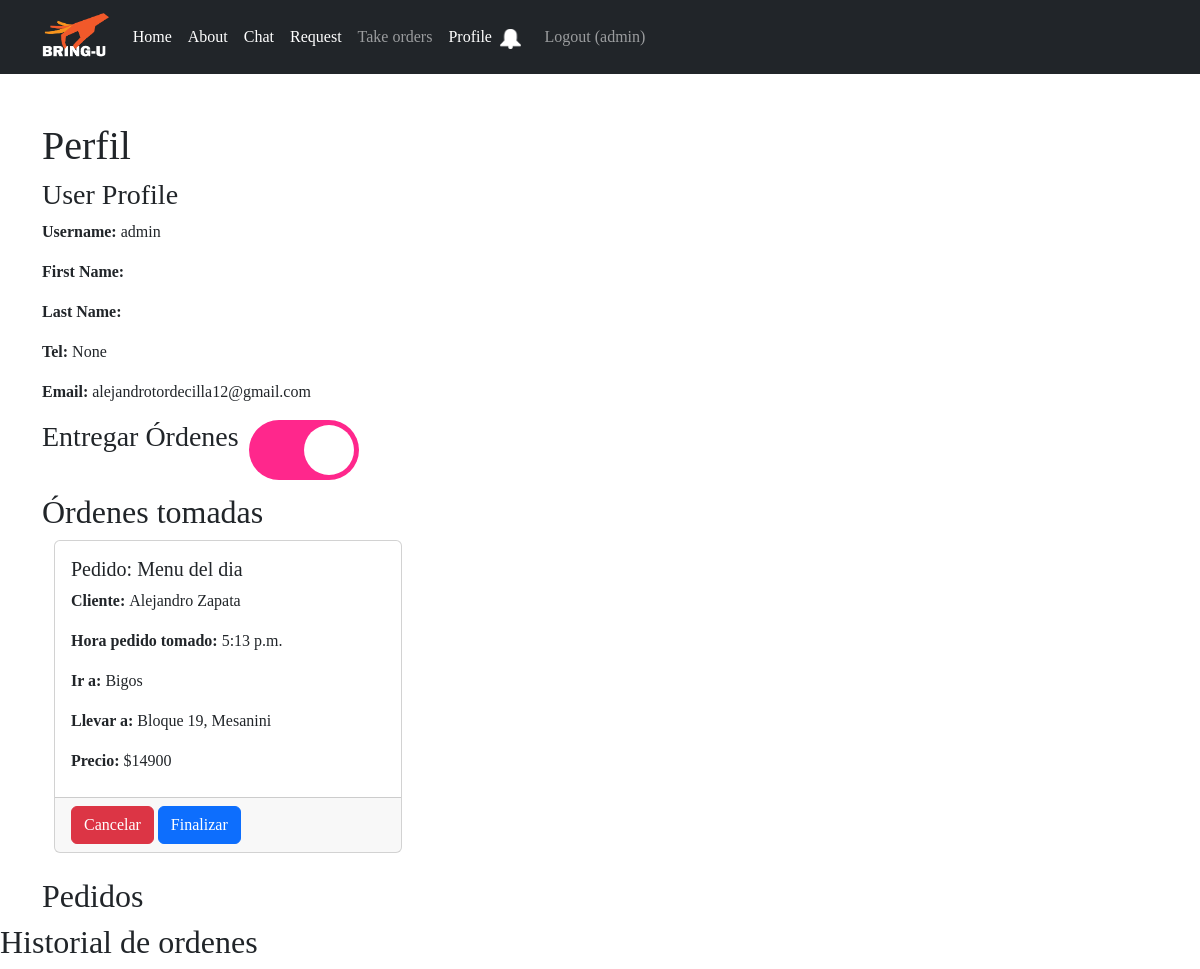
Page /profile (signed in) on the earlier database version.
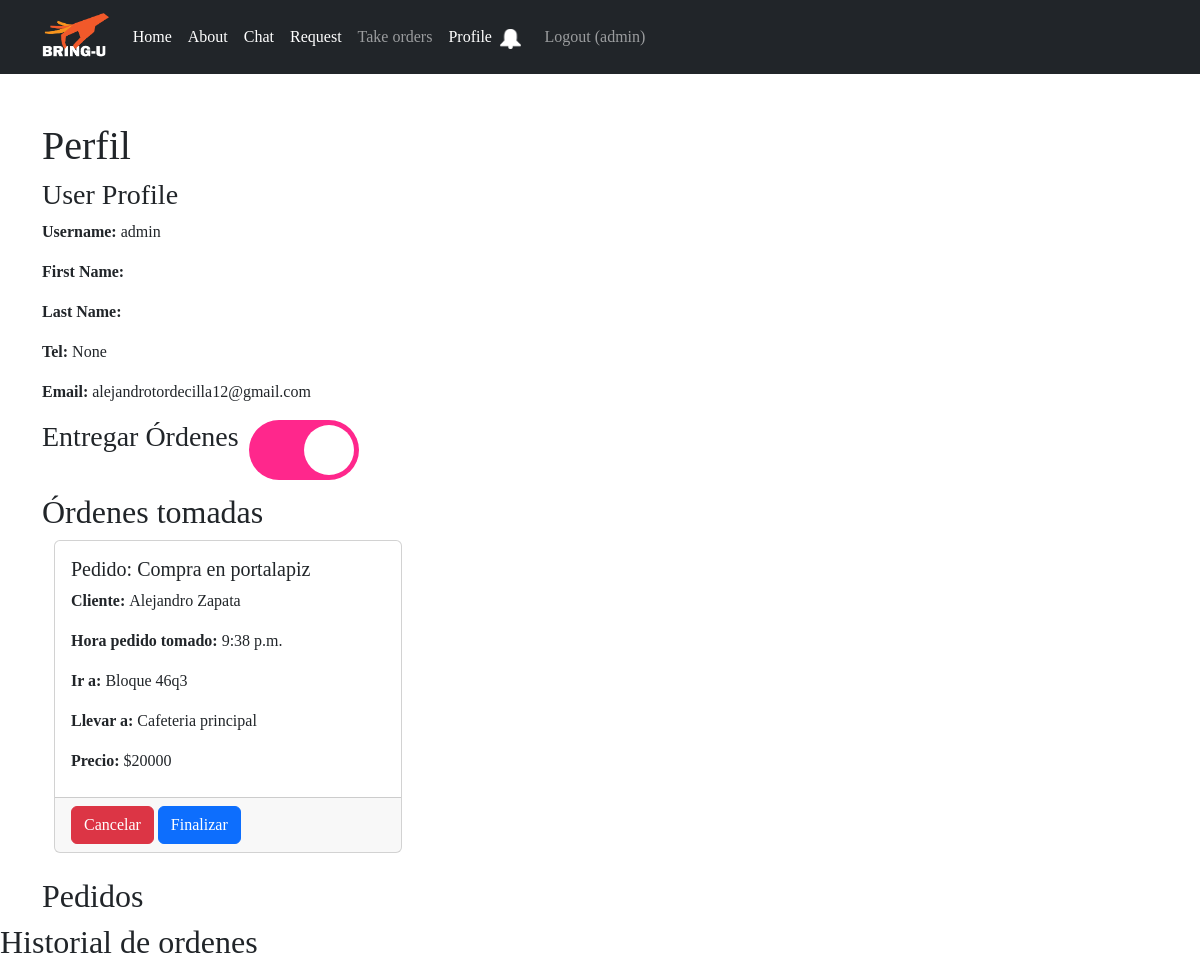
Same page on the later database version.
### bring_u/models.py (models this page shows)
class Delivery(models.Model):
    id_delivery = models.AutoField(primary_key=True)
    fk_id_request = models.ForeignKey(Request, on_delete=models.CASCADE)
    fk_id_client = models.ForeignKey(UserProfile, on_delete=models.CASCADE, related_name='client_deliveries', default=None)
    fk_id_delivery_man = models.ForeignKey(UserProfile, on_delete=models.CASCADE, related_name='delivery_man_deliveries')
    time = models.TimeField(auto_now=True)
    finished = models.BooleanField(default=False)

class Request(models.Model):
    id_request = models.AutoField(primary_key=True)
    name = models.CharField(max_length=100)
    desc = models.CharField(max_length=1000)
    price = models.IntegerField()
    status = models.CharField(max_length=30, default="Sin tomar")
    delivery_location = models.CharField(max_length=250)
    desc_delivery = models.CharField(max_length=1000, null=True)
    pick_up_location = models.CharField(max_length=250, default="Pick-up location")
    desc_pick_up_location = models.CharField(max_length=1000, null=True)
    file= models.FileField(upload_to=upload_to, null=True)
    fk_id_user = models.ForeignKey(UserProfile, on_delete=models.CASCADE)
    fk_id_product = models.ForeignKey(Product, on_delete=models.SET_NULL, null=True)
    business_name = models.CharField(max_length=70, null=True)

### accounts/models.py (models this page shows)
class UserProfile(AbstractUser):
    id = models.AutoField(primary_key=True)
    is_service_prov = models.BooleanField(default=False)
    first_name = models.CharField(max_length=100)
    last_name = models.CharField(max_length=100)
    username = models.CharField(max_length=15, unique=True)
    tel = models.IntegerField(null=True)
    profile_pic = models.ImageField(upload_to=upload_to, blank=True, null=True)
    email = models.EmailField()
    pass

### bring_u/views.py (the view, shortened to what this page needs)
# urls.py: path('profile', bringuViews.profile),
@login_required
def profile(request):
    user = request.user
    user_profile = UserProfile.objects.get(username=user)
    is_delivering = UserProfile.objects.filter(username=user, is_service_prov=True).exists() if user.is_authenticated else False
    deliveries = Delivery.objects.filter(fk_id_delivery_man=user_profile.id).exclude(finished=True)
    user_id = user.id
    user_requests = Request.objects.filter(fk_id_user=user.id).exclude(status="Finalizado")
    context = {
        'user': user,
        'orders': user_requests,
        'is_delivering': is_delivering,
        'deliveries':deliveries
    }
    print(request)
    return render(request, 'profile.html', context)

### bring_u/templates/profile.html (shortened to what this page needs)
{% extends "base.html" %}
{% block content %}
<div class="container mt-5">
    <h1>Perfil </h1>
    <h3>User Profile</h3>
    <p><strong>Username:</strong> {{ user.username }}</p>
    <p><strong>First Name:</strong> {{ user.first_name }}</p>
    <p><strong>Last Name:</strong> {{ user.last_name }}</p>
    <p><strong>Tel:</strong> {{ user.tel }}</p>
    <p><strong>Email:</strong> {{ user.email }}</p>
    <form method="POST" action="/profile" id="toggle-form">
        <div id="container">
            <h3 id="title">Entregar Órdenes</h3>
            <label id="switch" for="deliver-orders">
                <span id="slid"></span>
            </label>
        </div>
    </form>
    {% if is_delivering %}
    <h2>Órdenes tomadas</h2>
    <div class="container">
        <div class="row">
            {% for delivery in deliveries %}
            <div class="col-md-4 mb-4">
                <div class="card">
                    <div class="card-body">
                        <h5 class="card-text">Pedido: {{ delivery.fk_id_request.name}}</h5>
                        <p class="card-text"><b>Cliente: </b> {{ delivery.fk_id_client.first_name}}
                            {{delivery.fk_id_client.last_name }}</p>
                        <p class="card-text"><b>Hora pedido tomado: </b> {{ delivery.time }}</p>
                        <p class="card-text"><b>Ir a: </b> {{ delivery.fk_id_request.pick_up_location }}</p>
                        <p class="card-text"><b>Llevar a: </b> {{ delivery.fk_id_request.delivery_location }}</p>
                        <p class="card-title"><b>Precio: </b> ${{ delivery.fk_id_request.price }}</p>
                    </div>
                    <div class="card-footer">
                        <button class="btn btn-danger btn-cancel" type="button" data-bs-toggle="modal"
                            data-bs-target="#cancelConfirmationModalDelivery{{ delivery.id_product }}">
                            Cancelar
                        </button>
                        <button class="btn btn-primary btn-cancel" type="button" data-bs-toggle="modal"
                            data-bs-target="#finishOrderConfirmationModal{{ delivery.id_product }}">
                            Finalizar
                        </button>
                    </div>
                </div>
            </div>
            {% endfor %}
        </div>
    </div>
    {% endif %}
    <h2>Pedidos</h2>
    </div>
        <h2>Historial de ordenes</h2>
    {% endblock %}

Differences in the rows shown:
removed Delivery: fk_id_request.name "Menu del dia", fk_id_client.first_name "Alejandro", fk_id_client.last_name "Zapata", time "5:13 p.m.", fk_id_request.pick_up_location "Bigos", fk_id_request.delivery_location "Bloque 19, Mesanini", fk_id_request.price "14900"
added Delivery: fk_id_request.name "Compra en portalapiz", fk_id_client.first_name "Alejandro", fk_id_client.last_name "Zapata", time "9:38 p.m.", fk_id_request.pick_up_location "Bloque 46q3", fk_id_request.delivery_location "Cafeteria principal", fk_id_request.price "20000"
